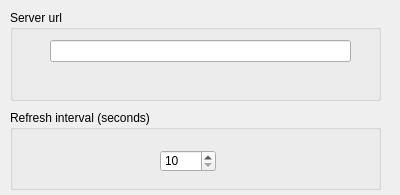
<?xml version="1.0" encoding="UTF-8"?>
<ui version="4.0">
 <class>Config</class>
 <widget class="QWidget" name="Config">
  <property name="geometry">
   <rect>
    <x>0</x>
    <y>0</y>
    <width>400</width>
    <height>195</height>
   </rect>
  </property>
  <property name="windowTitle">
   <string>Form</string>
  </property>
  <widget class="QGroupBox" name="groupBox">
   <property name="geometry">
    <rect>
     <x>10</x>
     <y>10</y>
     <width>371</width>
     <height>91</height>
    </rect>
   </property>
   <property name="title">
    <string>Server url</string>
   </property>
   <widget class="QLineEdit" name="url">
    <property name="geometry">
     <rect>
      <x>40</x>
      <y>30</y>
      <width>301</width>
      <height>22</height>
     </rect>
    </property>
   </widget>
  </widget>
  <widget class="QGroupBox" name="groupBox_2">
   <property name="geometry">
    <rect>
     <x>10</x>
     <y>110</y>
     <width>371</width>
     <height>80</height>
    </rect>
   </property>
   <property name="title">
    <string>Refresh interval (seconds)</string>
   </property>
   <widget class="QSpinBox" name="refresh">
    <property name="geometry">
     <rect>
      <x>150</x>
      <y>40</y>
      <width>56</width>
      <height>22</height>
     </rect>
    </property>
    <property name="minimum">
     <number>10</number>
    </property>
    <property name="maximum">
     <number>999999</number>
    </property>
   </widget>
  </widget>
 </widget>
 <resources/>
 <connections/>
</ui>
